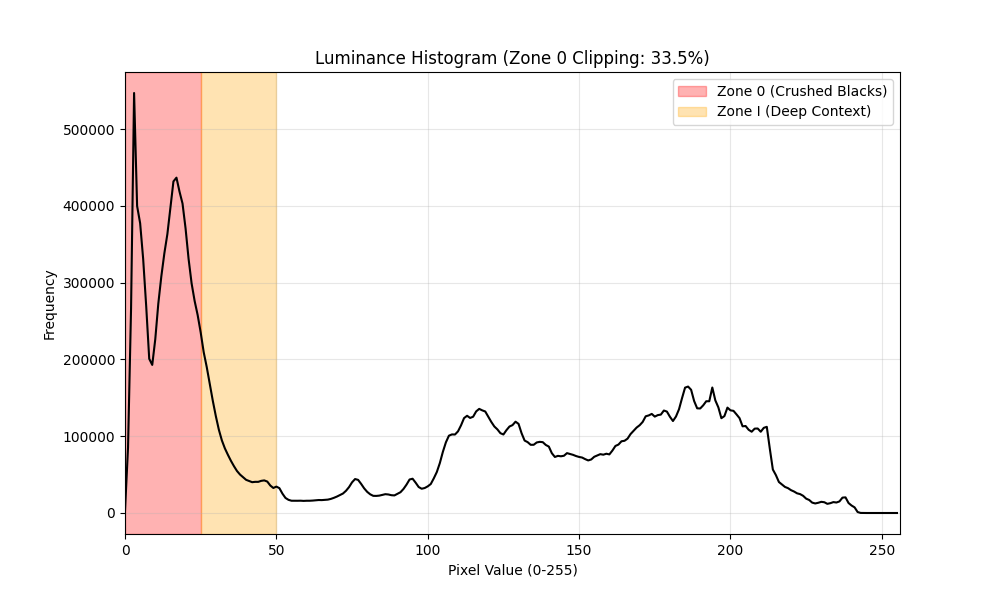
#> input picture ops/debug_histogram.png, 1000 x 600 px, given in place of DSC03681.JPG, which was not available
$ python debug_exposure_accepted.py
#> lines starting #> are read from the running program, lines starting #| are printed output that depends on the picture; pictures that were not available may be replaced by others from this repository, and a replacement may not be noted
import cv2
import numpy as np
import matplotlib.pyplot as plt
import os

IMAGE_PATH = "/Volumes/Extended-1TB/sony_test_bed/DSC03681.JPG"
OUTPUT_PLOT = "/Users/abhishekprasad/workspace/photographi/debug_histogram_accepted.png"

def plot_zones(image_path, output_path):
    print(f"Loading {image_path}...")
    img = cv2.imread(image_path)
#> img is the input picture: shape (600, 1000, 3); mean B, G, R 241, 243.9, 249.8
    if img is None:
        print("❌ Failed to load image.")
        return

    # Convert to Grayscale (Luminance)
    gray = cv2.cvtColor(img, cv2.COLOR_BGR2GRAY)
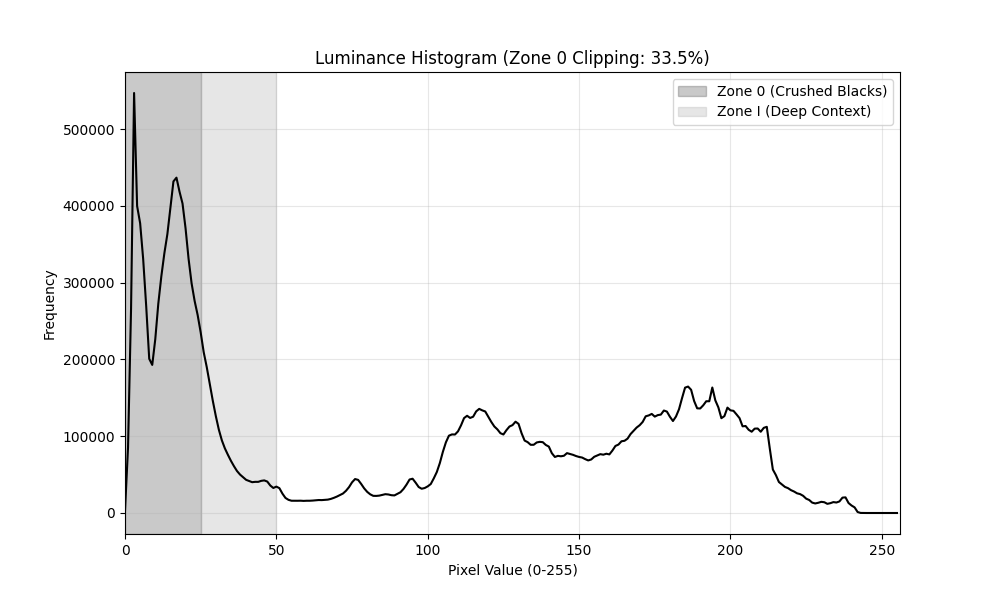
#> gray: shape (600, 1000); min 0, max 255, mean 245.3

    # Calculate Histogram
    hist = cv2.calcHist([gray], [0], None, [256], [0, 256])
#> hist = 256 values, max 494028 at index 255, min 15 at index 155, mean 2343.8

    # Calculate % of pixels in Zone 0 (0-25)
    total_pixels = gray.size
#> total_pixels = 600000
    pixels_in_zone_0 = np.sum(hist[0:26])
#> pixels_in_zone_0 = 7295
    percentage_zone_0 = (pixels_in_zone_0 / total_pixels) * 100
#> percentage_zone_0 = 1.22

    pixels_in_zone_1 = np.sum(hist[26:51])
#> pixels_in_zone_1 = 1073
    percentage_zone_1 = (pixels_in_zone_1 / total_pixels) * 100
#> percentage_zone_1 = 0.179

    print(f"📊 Zone 0 (0-25): {percentage_zone_0:.2f}% (Deep Blacks)")
#| 📊 Zone 0 (0-25): 1.22% (Deep Blacks)
    print(f"📊 Zone 1 (26-50): {percentage_zone_1:.2f}% (Context)")
#| 📊 Zone 1 (26-50): 0.18% (Context)

    # Plot
    plt.figure(figsize=(10, 6))
    plt.title(f"ACCEPTED Image Histogram (Zone 0: {percentage_zone_0:.1f}%)")
    plt.xlabel("Pixel Value (0-255)")
    plt.ylabel("Frequency")

    # Plot histogram line
    plt.plot(hist, color='green') # Green for accepted
    plt.xlim([0, 256])

    # Shade Zone 0 (Danger Zone)
    plt.axvspan(0, 25, color='red', alpha=0.1, label='Zone 0')

    plt.legend()
    plt.grid(True, alpha=0.3)

    plt.savefig(output_path)
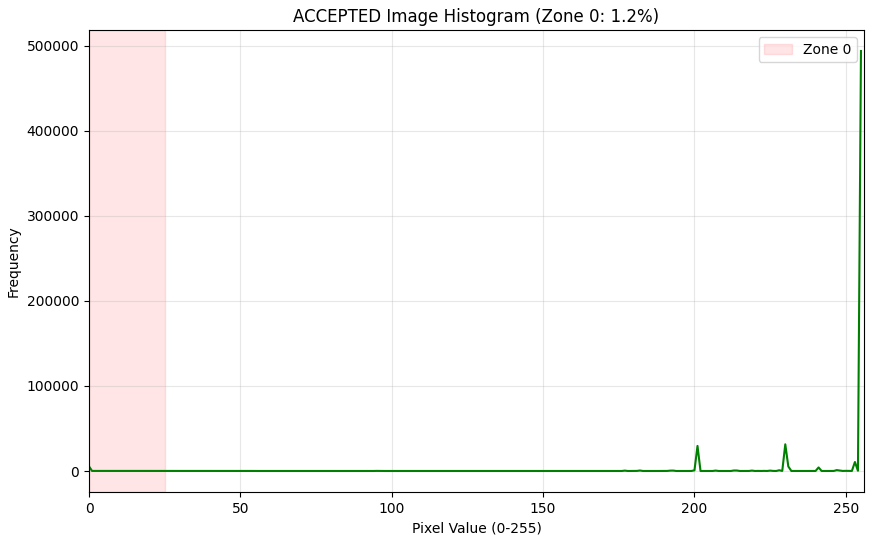
#> figure drawn by matplotlib, 1 panel; curve peaks at x = 255, y = 494028
    print(f"✅ Plot saved to {output_path}")

if __name__ == "__main__":
    plot_zones(IMAGE_PATH, OUTPUT_PLOT)

$ run again, on ops/debug_sharpness_map.png
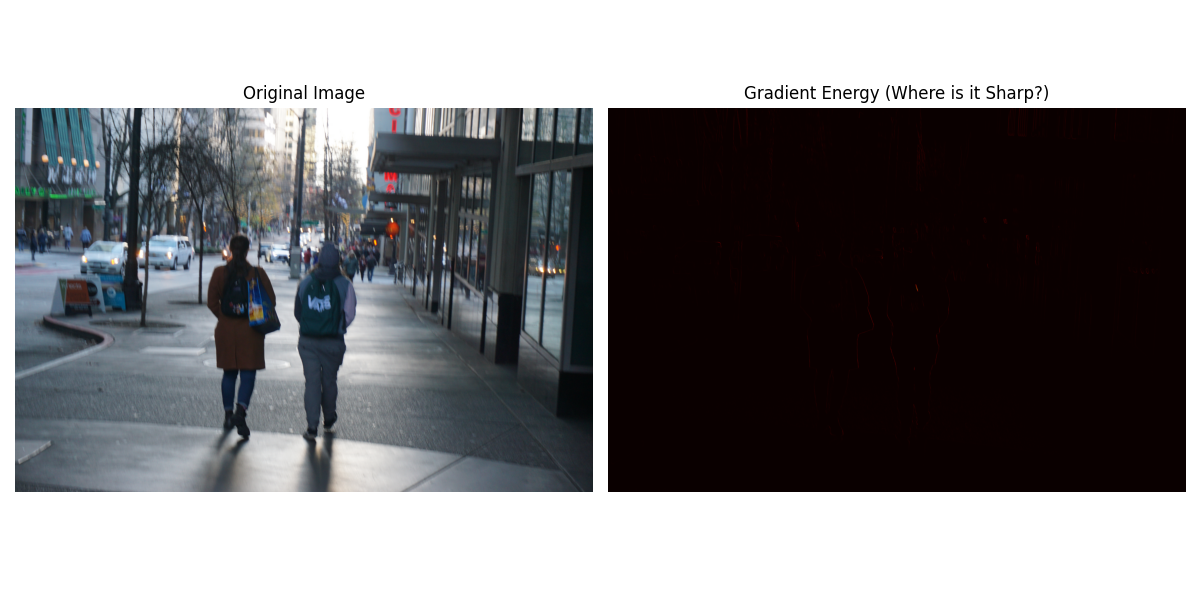
#> input picture ops/debug_sharpness_map.png, 1200 x 600 px, given in place of DSC03681.JPG, which was not available
#> in plot_zones, img is the input picture: shape (600, 1200, 3); mean B, G, R 130.4, 128.4, 129.4
#> in plot_zones, `gray = cv2.cvtColor(img, cv2.COLOR_BGR2GRAY)`:
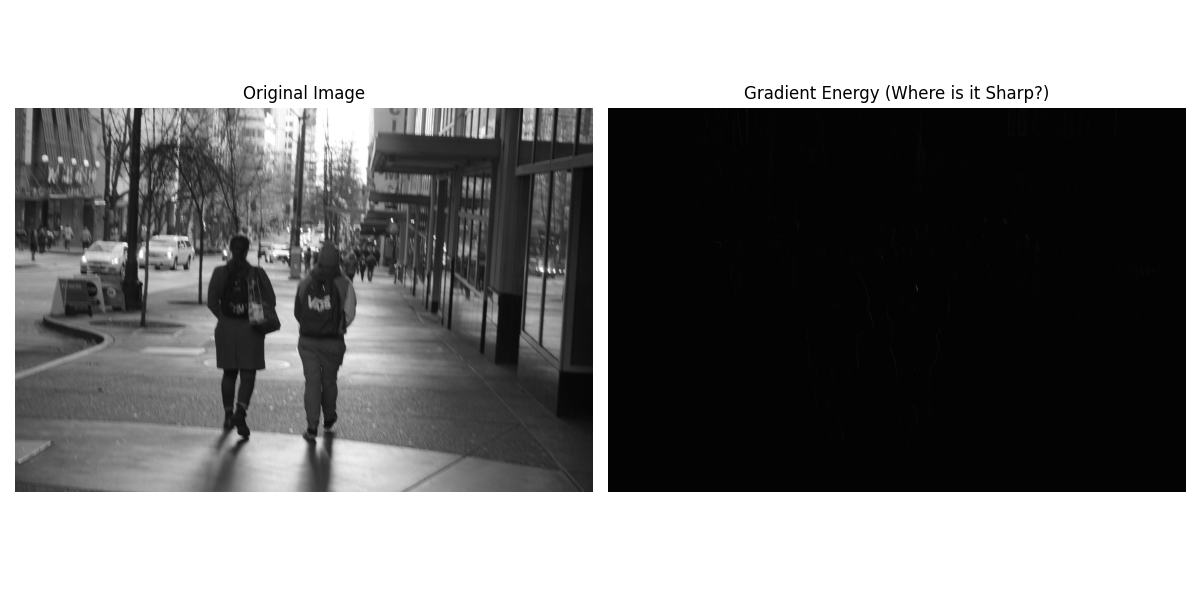
#> gray: shape (600, 1200); min 0, max 255, mean 128.9
#> hist = 256 values, max 274953 at index 255, min 9 at index 2, mean 2812.5
#> pixels_in_zone_0 = 234867
#> percentage_zone_0 = 32.62
#> pixels_in_zone_1 = 41857
#> percentage_zone_1 = 5.81
#| 📊 Zone 0 (0-25): 32.62% (Deep Blacks)
#| 📊 Zone 1 (26-50): 5.81% (Context)
#> in plot_zones, `plt.savefig(output_path)`:
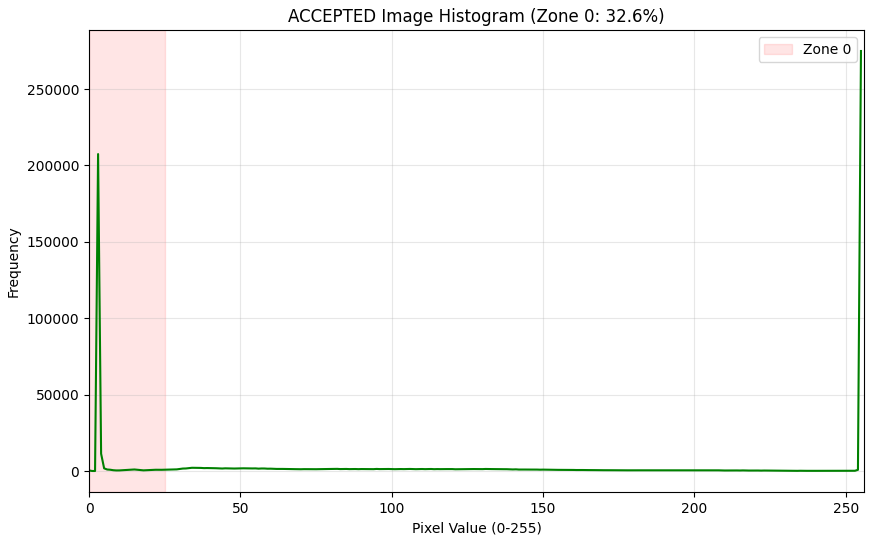
#> figure drawn by matplotlib, 1 panel; curve peaks at x = 255, y = 274953
